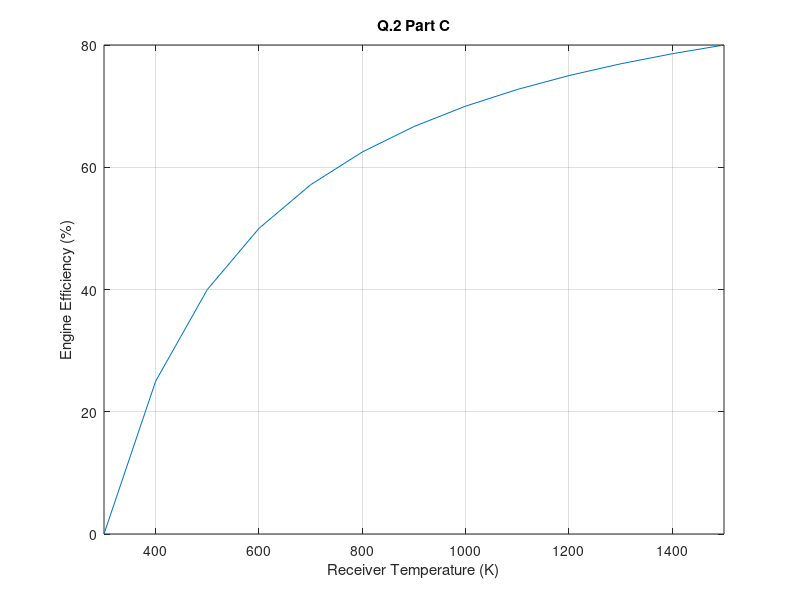

The MATLAB script that drew this image:
% Written by Matheus da Silva

% Question 2
% Part C, calculating efficiency
T_h = 300:100:1500;% K 
T_c = 300; % K
eff = (T_h - T_c) ./ T_h * 100;
figure
plot(T_h, eff)
grid on
title('Q.2 Part C')
xlabel(' Receiver Temperature (K) ')
xlim([300 1500])
ylabel(' Engine Efficiency (%) ')

